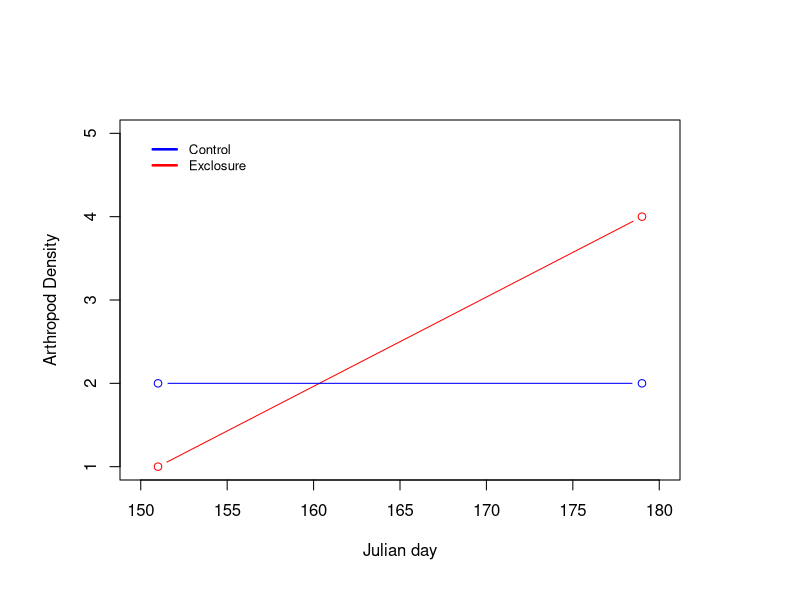
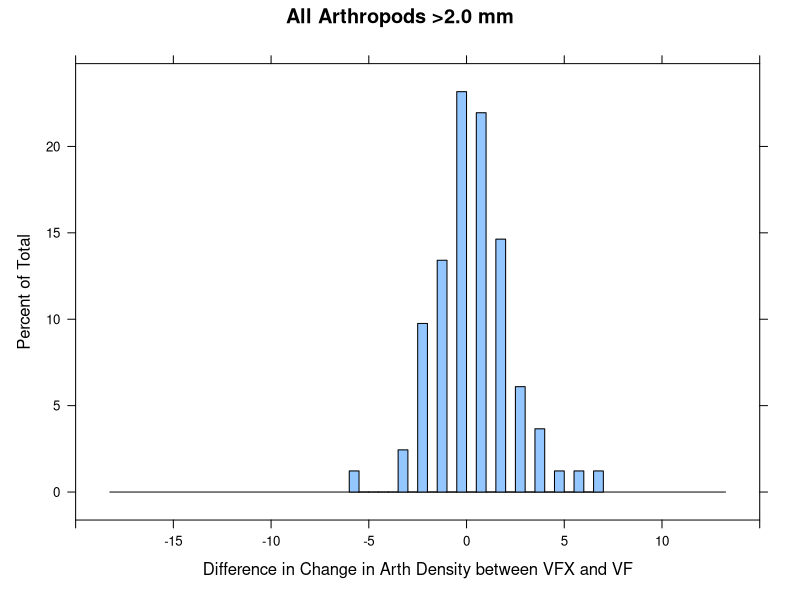
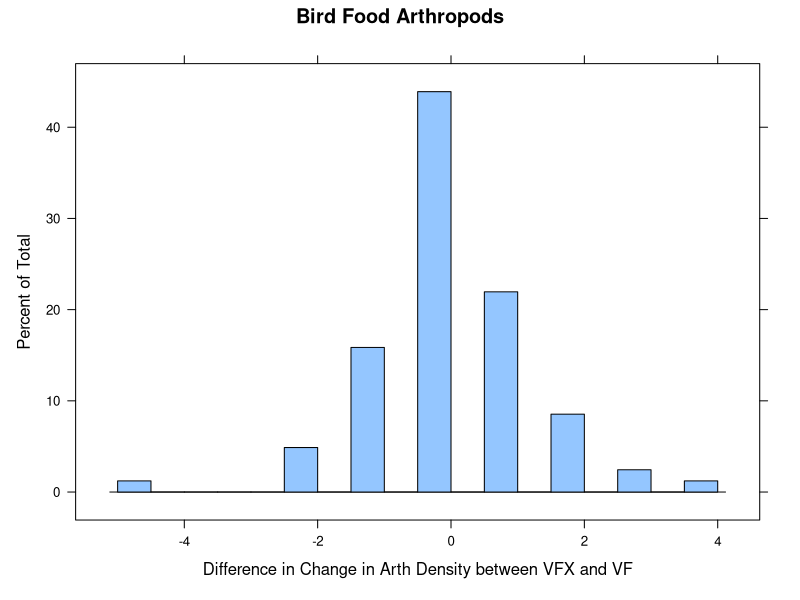
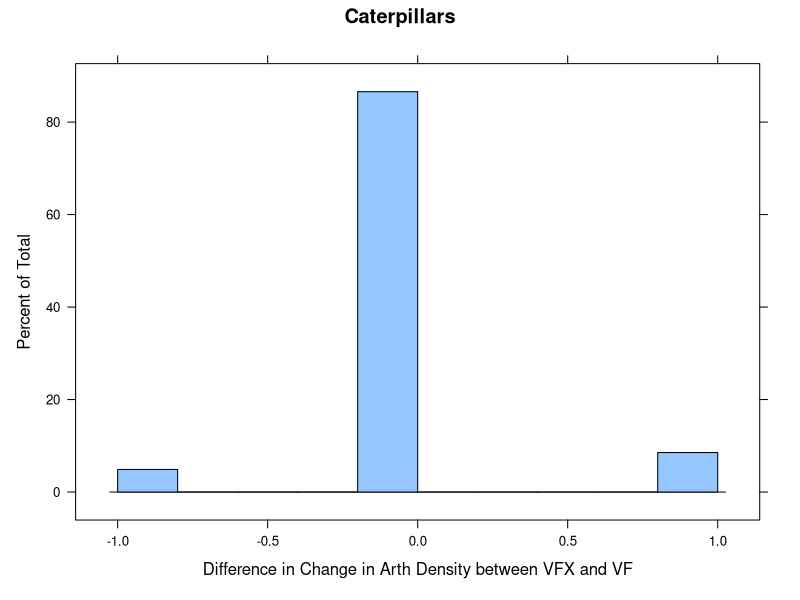
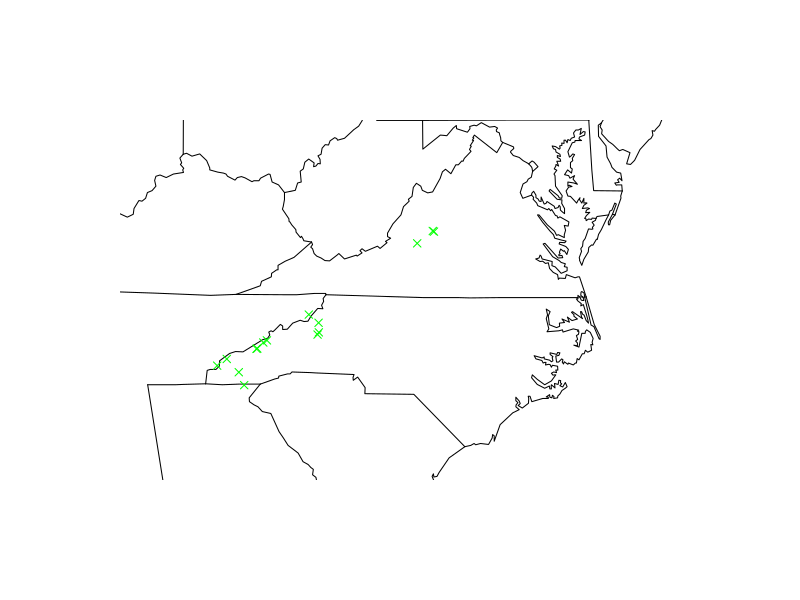

Write R code to recreate these figures, in order.
# Analysis of experimental exclosure data from Southern Appalachians 2012

#Load Required Packages
library(dplyr)
library(tidyr)
library(coin)
library(lattice)
library(maps)

# Read in data
setwd("~/Desktop/insect-exclosure")
topdown <- read.table("exclosure_experiment_2012_TM_corrected.txt", sep= '\t', quote="\"", header=TRUE)

# Remove Unnecessary Columns 
topdown1<- dplyr::select(topdown, -LitterDepth, -TapeExposed_in, -Strip_length_in, -circle, -Year)

# Add Column combining StateRouteStop and Station
topdown1$StateRouteStop_Station<- paste0(topdown1$StateRouteStop, topdown1$Station)

# Gather Arthropod Size Data into a Single Column
topdown2 <- gather(topdown1, Size, Abundance, X0.2mm:X.20mm)
topdown3 <- topdown2[topdown2$Abundance >0, ]

#Add Back "0" Observations from Original Data
##Identify "0" Observations from Original Data
no_observations <- dplyr::filter(topdown1, X0.2mm==0 & X2.5mm==0 & X5.10mm==0 & X10.20mm==0 & X.20mm==0)
##Format "0" Observations to Match topdown3
no_observations1 <- dplyr::select(no_observations, -X0.2mm, -X2.5mm, -X5.10mm, -X10.20mm, -X.20mm)
no_observations1$Abundance = 0
no_observations1$Size = NA
class(no_observations1$Size) ="character"
class(no_observations1$Abundance) ="integer"

##Add Back "0" Observations to topdown3 to Create Complete Dataset
complete_observations <- dplyr::union(no_observations1, topdown3)

#Create List of Surveys with  VFX Entries 
topdown5 <- dplyr::filter(complete_observations, TrapType == "VFX")
topdown6 <- dplyr::select(topdown5, StateRouteStop_Station, Date)

#Create an Identifier Column to filter by Date and Locations in Overall Dataset that Match Those in VFX
topdown6$identifier <- paste0(topdown6$StateRouteStop_Station, topdown6$Date)
complete_observations$identifier <- paste0(complete_observations$StateRouteStop_Station, complete_observations$Date)
topdown7 <- dplyr::filter(complete_observations, complete_observations$identifier %in% topdown6$identifier)

#Add Unique Survey ID
topdown7$surveyID<- paste0(topdown7$StateRouteStop, topdown7$Date, topdown7$Station, 
                               topdown7$TrapType)

# Narrow down to StateRouteStop-stations with Complete Sampling in Both Visits 1 and 3
##Filter to Visits 1 and 3, when both VFX and VF surveys were conducted
topdown8 <- dplyr::filter(topdown7, VisitNumber %in% c(1,3))
##Identify all unique StateRouteStop Station Visits
uniqSiteVisits <- unique(topdown8[, c('StateRouteStop', 'Station', 'TrapType', 'VisitNumber')])
##Identify Stations for which there are 4 Unique Visits- signifies that data is present in both 
##VF and VFX for Visits 1 and 3
visitcount <- data.frame(table(uniqSiteVisits[, c('StateRouteStop', 'Station')]))
goodstations <- visitcount[visitcount$Freq == 4,] 
##Narrow Down topdown8 to Only Include StateRouteStop-stations with Complete Sampling in Both Visits 1 and 3
goodstations$StateRouteStop_Station <- paste(goodstations$StateRouteStop, goodstations$Station, sep = '')
topdown9 <- topdown8[topdown8$StateRouteStop_Station %in% goodstations$StateRouteStop_Station, ]

#Include Only Insects Large enough for Bird Consumption
topdown10 <- dplyr::filter(topdown9, Size %in% c("X5.10mm", 
                                         "X10.20mm","X.20mm"))
#Summarise Observations for 3 Food Types
#Summarise Observations for All Arthropods (Arthropods greater than 5 mm)
grouped_all_12 <- topdown10 %>% group_by(TrapType, StateRouteStop, Station, VisitNumber)
total_all_12 <- (dplyr::summarise(grouped_all_12, sum(Abundance)))
total_all_12$surveyID<- paste0(total_all_12$StateRouteStop, total_all_12$VisitNumber,
                                       total_all_12$Station, total_all_12$TrapType)


#Summarise Observations for Relevant Orders ("Bird food Arthropods") 
food_arthropods_12 <- dplyr::filter(topdown10, Order %in% c("LEPL", "COLE", "ARAN", "HETE", "ORTH", "AUCH"))
grouped_food_12 <- food_arthropods_12 %>% group_by(TrapType, StateRouteStop, Station, VisitNumber)
total_food_12 <- (dplyr::summarise(grouped_food_12, sum(Abundance)))
total_food_12$surveyID<- paste0(total_food_12$StateRouteStop, total_food_12$VisitNumber, 
                                              total_food_12$Station, total_food_12$TrapType)

#Summarise Observations for Caterpillars
caterpillars_12 <-dplyr::filter(topdown9, Order == "LEPL")
grouped_caterpillars_12 <- caterpillars_12 %>% group_by(TrapType, StateRouteStop, Station, VisitNumber)
total_caterpillars_12 <- (dplyr::summarise(grouped_caterpillars_12, sum(Abundance)))
total_caterpillars_12$surveyID<- paste0(total_caterpillars_12$StateRouteStop, total_caterpillars_12$VisitNumber, 
                                              total_caterpillars_12$Station, total_caterpillars_12$TrapType)

#Create Unique Surveys Dataframe
unique_surveys<-unique(topdown9[, c("StateRouteStop", "VisitNumber", "Station", "TrapType")])
unique_surveys$surveyID<- paste0(unique_surveys$StateRouteStop, unique_surveys$VisitNumber, unique_surveys$Station, 
                                       unique_surveys$TrapType)
unique_surveys_count <- data.frame(table(unique_surveys[, c("StateRouteStop", "VisitNumber", "Station", "TrapType", "surveyID")]))
unique_surveys_count = unique_surveys_count[unique_surveys_count$Freq> 0,]


#Create 3 New Dataframes Merging List of Unique Surveys with Summary Observations 
#for Each Unique Survey for Each of the 3 Food Types
all_abundance_12 <- merge(unique_surveys_count, total_all_12, by.x="surveyID", by.y = "surveyID", all.x = TRUE)
all_abundance1_12<- dplyr::select(all_abundance_12, -Freq,-TrapType.y, -StateRouteStop.y, -Station.y, -VisitNumber.y, -surveyID)
names(all_abundance1_12) <- c('StateRouteStop','VisitNumber', "Station", "TrapType","total_all")
all_abundance1_12[is.na(all_abundance1_12)] <- 0

food_abundance_12 <- merge(unique_surveys_count, total_food_12, by.x="surveyID", by.y = "surveyID", all.x = TRUE)
food_abundance1_12<- dplyr::select(food_abundance_12, -Freq,-TrapType.y, -StateRouteStop.y, -Station.y, -VisitNumber.y, -surveyID)
names(food_abundance1_12) = c('StateRouteStop','VisitNumber', "Station", "TrapType","total_food")
food_abundance1_12[is.na(food_abundance1_12)] <- 0

caterpillar_abundance_12 <- merge(unique_surveys_count, total_caterpillars_12, by.x="surveyID", by.y = "surveyID", all.x = TRUE)
caterpillar_abundance1_12<- dplyr::select(caterpillar_abundance_12, -Freq,-TrapType.y, -StateRouteStop.y, -Station.y, -VisitNumber.y, -surveyID)
names(caterpillar_abundance1_12) = c('StateRouteStop','VisitNumber', "Station", "TrapType","total_caterpillars")
caterpillar_abundance1_12[is.na(caterpillar_abundance1_12)] <- 0


#Spread VF and VFX to Columns in 3 Food Type Datasets
all_abundance2_12 <- spread(all_abundance1_12, TrapType, total_all)
food_abundance2_12 <- spread(food_abundance1_12, TrapType, total_food)
caterpillar_abundance2_12 <-spread(caterpillar_abundance1_12, TrapType, total_caterpillars)

#Spread Visit 1 and Visit 3 for 3 Food Type Datasets and Create Difference Column to Format for Wilcox Test
all_time_12 <- spread(all_abundance1_12,VisitNumber, total_all)
names(all_time_12) = c('StateRouteStop','Station', "TrapType", "Visit1", "Visit3")
all_time_12$visit_dif<-all_time_12$Visit3-all_time_12$Visit1

food_time_12 <- spread(food_abundance1_12, VisitNumber, total_food)
names(food_time_12) = c('StateRouteStop','Station', "TrapType", "Visit1", "Visit3")
food_time_12$visit_dif<-food_time_12$Visit3-food_time_12$Visit1

caterpillar_time_12 <- spread(caterpillar_abundance1_12, VisitNumber, total_caterpillars)
names(caterpillar_time_12) = c('StateRouteStop','Station', "TrapType", "Visit1", "Visit3")
caterpillar_time_12$visit_dif<-caterpillar_time_12$Visit3-caterpillar_time_12$Visit1

#Run wilcox_test
wilcox_test(visit_dif ~ TrapType, data=all_time_12)
wilcox_test(visit_dif ~ TrapType, data=food_time_12)
wilcox_test(visit_dif ~ TrapType, data=caterpillar_time_12)

#Subset Food Type Datasets to Include Only Observations where TreeSpecies 
#is the Same for VF and VFX
##Identify Unique Combinations of Tree Species, StateRouteStop, Station, TrapType, and Visit Number that Exist in Data
stationplants <- unique(topdown9[, c('StateRouteStop', 'Station', 'TrapType', 'VisitNumber', 'TreeSpecies')])
plantspCount <- data.frame(table(stationplants[, c('StateRouteStop', 'Station', 'TrapType', 'TreeSpecies')]))
plantspCount <- plantspCount[plantspCount$Freq > 0,]
plantspCount <- plantspCount[order(plantspCount$StateRouteStop, plantspCount$Station, plantspCount$TrapType),]
##Identify Combinations with Freq=2 (tree species for a treatment within a station is the same for both visits) 
plantspCount1 <- dplyr::filter(plantspCount, Freq==2) 
plantspCount2 <- spread(plantspCount1, key=TrapType, value=TreeSpecies)
##Identify Combinations with the Same Tree Species for VFX and VF
plantspCount3 <- dplyr::filter(plantspCount2, VF==VFX)
plantspCount3$ID <- paste(plantspCount3$StateRouteStop, plantspCount3$Station)
##Subset Existing Food Type Datasets to Create 3 New Food Type Datasets with Only Observations from Stations 
##Where VFX and VF are the Same ("Paired Stations")
paired_all <- all_time_12
paired_all$ID <- paste(paired_all$StateRouteStop, paired_all$Station)
paired_all1 <- dplyr::filter(paired_all, paired_all$ID %in% plantspCount3$ID)

paired_food <- food_time_12
paired_food$ID <- paste(paired_food$StateRouteStop, paired_food$Station)
paired_food1 <- dplyr::filter(paired_food, paired_food$ID %in% plantspCount3$ID)

paired_caterpillar <- caterpillar_time_12
paired_caterpillar$ID <- paste(paired_caterpillar$StateRouteStop, paired_caterpillar$Station)
paired_caterpillar1 <- dplyr::filter(paired_caterpillar, paired_caterpillar$ID %in% plantspCount3$ID)

#Run Wilcox Test on Paired Stations Data for 3 Food Types
wilcox_test(visit_dif ~ TrapType, data=paired_all1)
wilcox_test(visit_dif ~ TrapType, data=paired_food1)
wilcox_test(visit_dif ~ TrapType, data=paired_caterpillar1)

#Calculate Average Difference Between Change in VFX and Change in VF for Paired Stations
##All Food Group Data Reshaping
paired_all2 <- dplyr::select(paired_all1, -Visit3, -visit_dif, -ID)
paired_all_Visit1<- spread(paired_all2, TrapType, Visit1)
names(paired_all_Visit1) <- c("StateRouteStop", "Station", "Visit1VF", "Visit1VFX")
paired_all_Visit1$ID <- paste(paired_all_Visit1$StateRouteStop, paired_all_Visit1$Station)

paired_all3 <- dplyr::select(paired_all1, -Visit1, -visit_dif, -ID)
paired_all_Visit3<- spread(paired_all3, TrapType, Visit3)
names(paired_all_Visit3) <- c("StateRouteStop", "Station", "Visit3VF", "Visit3VFX")
paired_all_Visit3$ID <- paste(paired_all_Visit3$StateRouteStop, paired_all_Visit3$Station)

paired_all4 <- merge(paired_all_Visit1, paired_all_Visit3, by.x="ID", by.y="ID")
paired_all5 <- dplyr::select(paired_all4, -StateRouteStop.y, -Station.y, -ID)
names(paired_all5) <- c("StateRouteStop", "Station", "Visit1VF", "Visit1VFX", "Visit3VF", "Visit3VFX")

paired_all5$VF_dif <- paired_all5$Visit3VF-paired_all5$Visit1VF
paired_all5$VFX_dif <- paired_all5$Visit3VFX-paired_all5$Visit1VFX
paired_all5$VFX_VF_dif <- paired_all5$VFX_dif-paired_all5$VF_dif

##Bird Food Group Data Reshaping
paired_food2 <- dplyr::select(paired_food1, -Visit3, -visit_dif, -ID)
paired_food_Visit1<- spread(paired_food2, TrapType, Visit1)
names(paired_food_Visit1) <- c("StateRouteStop", "Station", "Visit1VF", "Visit1VFX")
paired_food_Visit1$ID <- paste(paired_food_Visit1$StateRouteStop, paired_food_Visit1$Station)

paired_food3 <- dplyr::select(paired_food1, -Visit1, -visit_dif, -ID)
paired_food_Visit3<- spread(paired_food3, TrapType, Visit3)
names(paired_food_Visit3) <- c("StateRouteStop", "Station", "Visit3VF", "Visit3VFX")
paired_food_Visit3$ID <- paste(paired_food_Visit3$StateRouteStop, paired_food_Visit3$Station)

paired_food4 <- merge(paired_food_Visit1, paired_food_Visit3, by.x="ID", by.y="ID")
paired_food5 <- dplyr::select(paired_food4, -StateRouteStop.y, -Station.y, -ID)
names(paired_food5) <- c("StateRouteStop", "Station", "Visit1VF", "Visit1VFX", "Visit3VF", "Visit3VFX")

paired_food5$VF_dif <- paired_food5$Visit3VF-paired_food5$Visit1VF
paired_food5$VFX_dif <- paired_food5$Visit3VFX-paired_food5$Visit1VFX
paired_food5$VFX_VF_dif <- paired_food5$VFX_dif-paired_food5$VF_dif

##Caterpillar Food Group Data Reshaping
paired_caterpillar2 <- dplyr::select(paired_caterpillar1, -Visit3, -visit_dif, -ID)
paired_caterpillar_Visit1<- spread(paired_caterpillar2, TrapType, Visit1)
names(paired_caterpillar_Visit1) <- c("StateRouteStop", "Station", "Visit1VF", "Visit1VFX")
paired_caterpillar_Visit1$ID <- paste(paired_caterpillar_Visit1$StateRouteStop, paired_caterpillar_Visit1$Station)

paired_caterpillar3 <- dplyr::select(paired_caterpillar1, -Visit1, -visit_dif, -ID)
paired_caterpillar_Visit3<- spread(paired_caterpillar3, TrapType, Visit3)
names(paired_caterpillar_Visit3) <- c("StateRouteStop", "Station", "Visit3VF", "Visit3VFX")
paired_caterpillar_Visit3$ID <- paste(paired_caterpillar_Visit3$StateRouteStop, paired_caterpillar_Visit3$Station)

paired_caterpillar4 <- merge(paired_caterpillar_Visit1, paired_caterpillar_Visit3, by.x="ID", by.y="ID")
paired_caterpillar5 <- dplyr::select(paired_caterpillar4, -StateRouteStop.y, -Station.y, -ID)
names(paired_caterpillar5) <- c("StateRouteStop", "Station", "Visit1VF", "Visit1VFX", "Visit3VF", "Visit3VFX")

paired_caterpillar5$VF_dif <- paired_caterpillar5$Visit3VF-paired_caterpillar5$Visit1VF
paired_caterpillar5$VFX_dif <- paired_caterpillar5$Visit3VFX-paired_caterpillar5$Visit1VFX
paired_caterpillar5$VFX_VF_dif <- paired_caterpillar5$VFX_dif-paired_caterpillar5$VF_dif

#Averages of Difference in Change in VFX over time and VF over time for 3 Food Types for Paired Stations
paired_all_avg <- summarize(paired_all5, mean(VFX_VF_dif))
paired_food_avg <- summarize(paired_food5, mean(VFX_VF_dif))
paired_caterpillar_avg <- summarize(paired_caterpillar5, mean(VFX_VF_dif))

#Calculate Average Difference Between Change in VFX and Change in VF for All Complete Stations
##All Food Group Reshaping
all_time1_12 <- dplyr::select(all_time_12, -Visit3, -visit_dif)
all_Visit1<- spread(all_time1_12, TrapType, Visit1)
names(all_Visit1) <- c("StateRouteStop", "Station", "Visit1VF", "Visit1VFX")
all_Visit1$ID <- paste(all_Visit1$StateRouteStop, all_Visit1$Station)

all_time2_12 <- dplyr::select(all_time_12, -Visit1, -visit_dif)
all_Visit3<- spread(all_time2_12, TrapType, Visit3)
names(all_Visit3) <- c("StateRouteStop", "Station", "Visit3VF", "Visit3VFX")
all_Visit3$ID <- paste(all_Visit3$StateRouteStop, all_Visit3$Station)

all_time3_12 <- merge(all_Visit1, all_Visit3, by.x="ID", by.y="ID")
all_time4_12 <- dplyr::select(all_time3_12, -StateRouteStop.y, -Station.y, -ID)
names(all_time4_12) <- c("StateRouteStop", "Station", "Visit1VF", "Visit1VFX", "Visit3VF", "Visit3VFX")

all_time4_12$VF_dif<- all_time4_12$Visit3VF-all_time4_12$Visit1VF
all_time4_12$VFX_dif<- all_time4_12$Visit3VFX-all_time4_12$Visit1VFX
all_time4_12$VFX_VF_dif<-all_time4_12$VFX_dif-all_time4_12$VF_dif

##Bird Food Group Reshaping
food_time1_12 <- dplyr::select(food_time_12, -Visit3, -visit_dif)
food_Visit1<- spread(food_time1_12, TrapType, Visit1)
names(food_Visit1) <- c("StateRouteStop", "Station", "Visit1VF", "Visit1VFX")
food_Visit1$ID <- paste(food_Visit1$StateRouteStop, food_Visit1$Station)

food_time2_12 <- dplyr::select(food_time_12, -Visit1, -visit_dif)
food_Visit3<- spread(food_time2_12, TrapType, Visit3)
names(food_Visit3) <- c("StateRouteStop", "Station", "Visit3VF", "Visit3VFX")
food_Visit3$ID <- paste(food_Visit3$StateRouteStop, food_Visit3$Station)

food_time3_12 <- merge(food_Visit1, food_Visit3, by.x="ID", by.y="ID")
food_time4_12 <- dplyr::select(food_time3_12, -StateRouteStop.y, -Station.y, -ID)
names(food_time4_12) <- c("StateRouteStop", "Station", "Visit1VF", "Visit1VFX",  "Visit3VF", "Visit3VFX")

food_time4_12$VF_dif<- food_time4_12$Visit3VF-food_time4_12$Visit1VF
food_time4_12$VFX_dif<- food_time4_12$Visit3VFX-food_time4_12$Visit1VFX
food_time4_12$VFX_VF_dif<-food_time4_12$VFX_dif-food_time4_12$VF_dif

##Caterpillar Food Group Reshaping
caterpillar_time1_12 <- dplyr::select(caterpillar_time_12, -Visit3, -visit_dif)
caterpillar_Visit1<- spread(caterpillar_time1_12, TrapType, Visit1)
names(caterpillar_Visit1) <- c("StateRouteStop", "Station", "Visit1VF", "Visit1VFX")
caterpillar_Visit1$ID <- paste(caterpillar_Visit1$StateRouteStop, caterpillar_Visit1$Station)

caterpillar_time2_12 <- dplyr::select(caterpillar_time_12, -Visit1, -visit_dif)
caterpillar_Visit3<- spread(caterpillar_time2_12, TrapType, Visit3)
names(caterpillar_Visit3) <- c("StateRouteStop", "Station", "Visit3VF", "Visit3VFX")
caterpillar_Visit3$ID <- paste(caterpillar_Visit3$StateRouteStop, caterpillar_Visit3$Station)

caterpillar_time3_12 <- merge(caterpillar_Visit1, caterpillar_Visit3, by.x="ID", by.y="ID")
caterpillar_time4_12 <- dplyr::select(caterpillar_time3_12, -StateRouteStop.y, -Station.y, -ID)
names(caterpillar_time4_12) <- c("StateRouteStop", "Station", "Visit1VF", "Visit1VFX", "Visit3VF", "Visit3VFX")

caterpillar_time4_12$VF_dif<- caterpillar_time4_12$Visit3VF-caterpillar_time4_12$Visit1VF
caterpillar_time4_12$VFX_dif<- caterpillar_time4_12$Visit3VFX-caterpillar_time4_12$Visit1VFX
caterpillar_time4_12$VFX_VF_dif<-caterpillar_time4_12$VFX_dif-caterpillar_time4_12$VF_dif

##Average difference in Change in VFX andchange in VF for All Complete Stations
all_avg <- summarize(all_time4_12, mean(VFX_VF_dif))
food_avg <- summarize(food_time4_12, mean(VFX_VF_dif))
caterpillar_avg <- summarize(caterpillar_time4_12, mean(VFX_VF_dif))

###Graphing
#Example Change in Abundance Over Time Graph (for one StateRouteStop-Station)
par(mfrow = c(1,1), mar=c(6,6,6,6))
ex_station=filter(topdown10, StateRouteStop =="8890236" & Station== "3B") #to find dates of these surveys/Julian days
#Jday 151 and Jday 179
example = all_abundance2_12
example$jday = ifelse (example$VisitNumber == 3, 179,
                ifelse (example$VisitNumber ==1, 151, NA))

ex_graph_data <-dplyr::filter(example, StateRouteStop == "8890236", Station== "3B")
ex_graph_data$VisitNumber <- as.numeric(as.character(ex_graph_data$VisitNumber))
plot(ex_graph_data$jday, ex_graph_data$VFX, xlim=range(c(150,180)), ylim=c(1,5), 
            xlab="Julian day", ylab="Arthropod Density", type="b", col="red")
points(x=ex_graph_data$jday, y=ex_graph_data$VF, type="b", col="blue")

legend(150, 5,
       c("Control", "Exclosure"),
       lty=c(1,1), bty = "n",
       lwd=c(2.5,2.5), col=c("blue","red"),
       cex = .8)
       



#Histogram for All 3 Food Types 
#Showing the difference between change in VFX over time and change in VF over time
histogram(all_time4_12$VFX_VF_dif, breaks=30, xlim=c(-20,15), 
          xlab="Difference in Change in Arth Density between VFX and VF",
          main="All Arthropods >2.0 mm")

histogram(food_time4_12$VFX_VF_dif, breaks=30, 
          xlab="Difference in Change in Arth Density between VFX and VF", 
          main="Bird Food Arthropods")

histogram(caterpillar_time4_12$VFX_VF_dif, breaks=10, ylab="Percent of Total",
          xlab="Difference in Change in Arth Density between VFX and VF",
          main="Caterpillars")

#Make Map of StateRouteStop locations
##Read in BBS Lat-Long Data
lat_longs <- read.table("BBS_stop_latlongs.txt", sep= '\t', quote="\"", header=TRUE)
##Filter data to only include StateRouteStop locations where the exclosure experiment occurred
exclosure_lat_longs<- dplyr::filter(lat_longs, Stateroutestop %in% c("2704132", "6302205", "6303117", 
                                                              "6390627", "6390644", "6390909", 
                                                              "6390944", "6391108", "8204219", 
                                                              "8290243", "8290339", "8290344", 
                                                              "8890009", "8890029", "8890236"))
##Map lat-long data
map('state', xlim = c(-85, -75), ylim = c(33, 40))
points(exclosure_lat_longs$Longitude,exclosure_lat_longs$Latitude, pch = 4, col ='green', 
       cex = 1, bg="black", main="Survey Site Locations")

##Trying out analyzing by tree species
#uniqTree <- unique(topdown9$TreeSpecies)
#uniqTrees <-as.character(uniqTree)
#topdown9$TreeSpecies <- as.character(topdown9$TreeSpecies)
#trees= c()
#for (tree in uniqTrees) {
#  print(dplyr::filter(topdown9, TreeSpecies == tree))}
#treeSp= data.frame(trees)

# analyze herbivory
topdown10$percent_herb =  ifelse(topdown10$Herbivory==0, "0",
                           ifelse(topdown10$Herbivory==1, "2.5",
                           ifelse(topdown10$Herbivory==2, "7.5",
                           ifelse(topdown10$Herbivory==3, "17.5", 
                           ifelse(topdown10$Herbivory==4, "37.5", NA)))))
topdown10$percent_herb = as.numeric(topdown10$percent_herb)
topdown_uniq_herb = unique(topdown10[, c("TrapType", "StateRouteStop", "Station", "VisitNumber", "percent_herb")])
topdown_herb = spread(topdown_uniq_herb, VisitNumber, percent_herb) # why are there NAs... were they really not surveyed?
names(topdown_herb) = c("TrapType", "StateRouteStop", "Station", "Visit1", "Visit3")
topdown_herb_complete = filter(topdown_herb, Visit1 != "NA" & Visit3 != "NA" )
topdown_herb_complete$visit_dif<-topdown_herb_complete$Visit3-topdown_herb_complete$Visit1
topdown_herb_complete$TrapType <- as.factor(topdown_herb_complete$TrapType)
wilcox_test(visit_dif ~ TrapType, data=topdown_herb_complete)
